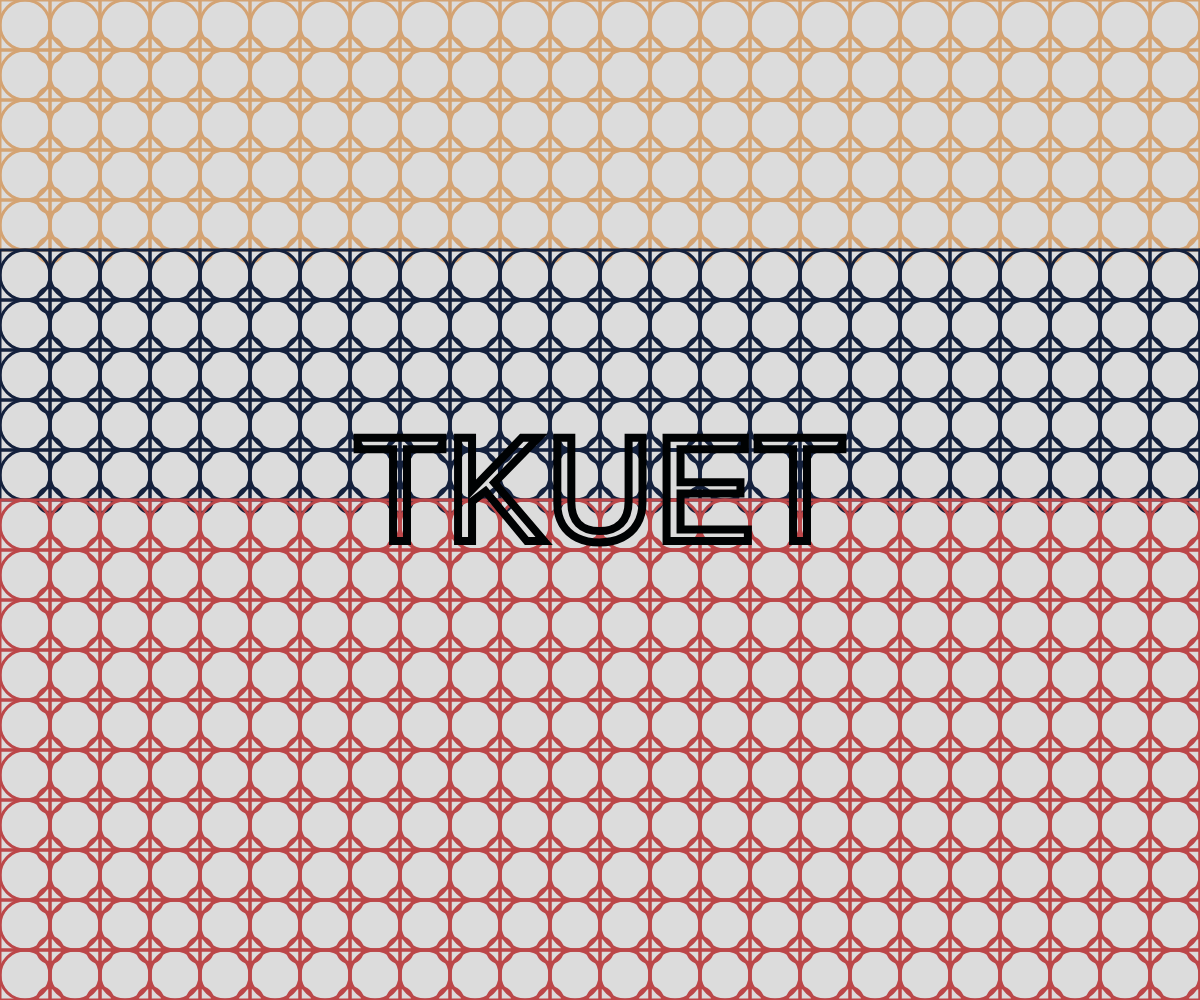
Frame 1 (no input)
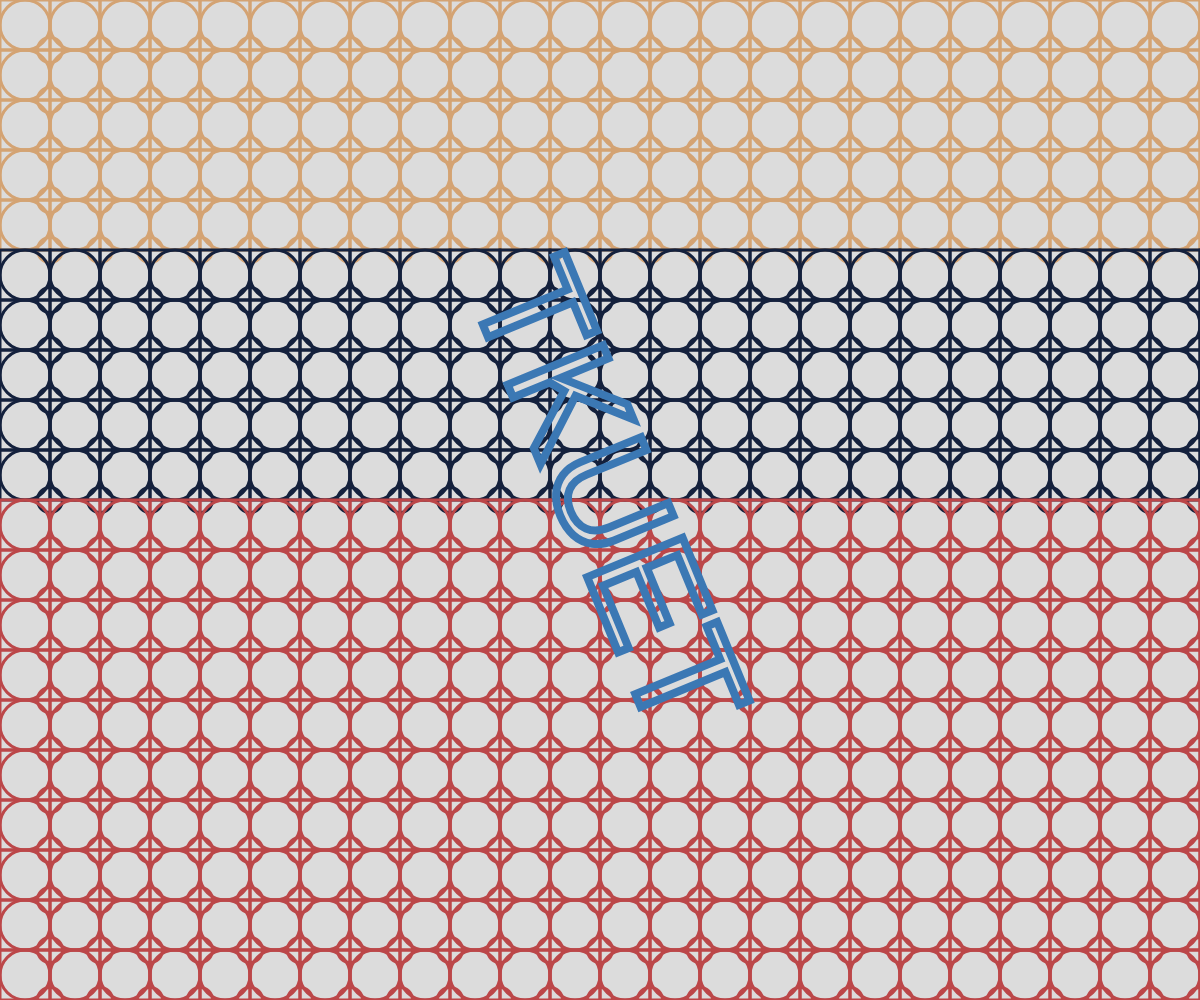
Frame 60 (no input)
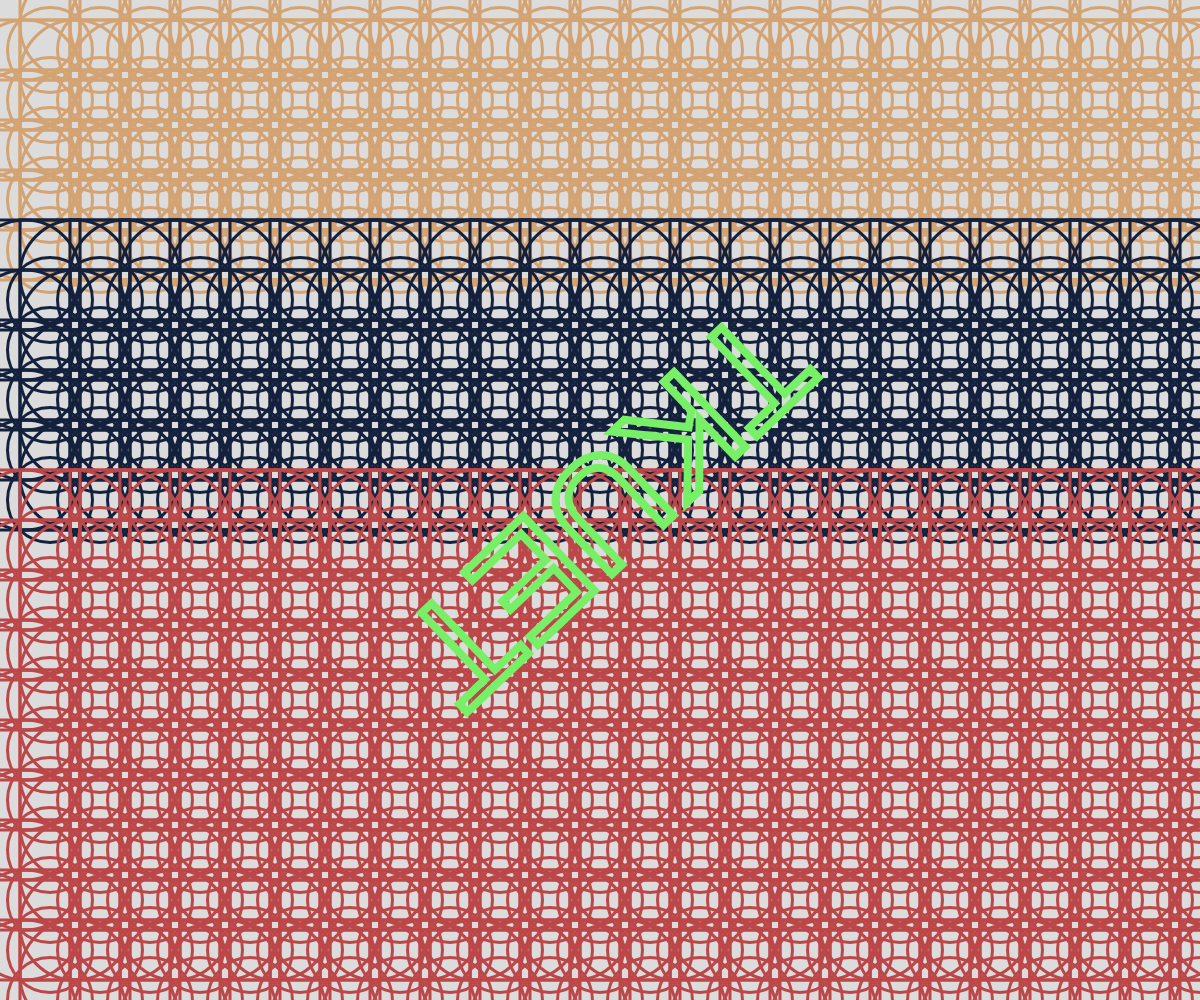
Frame 120 (the mouse pressed at the canvas centre since frame 60)

The p5.js sketch that drew these frames (run headless with seeded random() and noise() and a simulated clock; from frame 60 on, the mouse is pressed at the canvas centre):

// p5.js sketch
// ── sketch.js
let angle = 0;
let r = 255, g = 0, b = 0;

function setup() {
  createCanvas(windowWidth, windowHeight);
  background("#c1121f");
}

function draw() {
  background(220);
  rectMode(CENTER);
  noFill();
  stroke("#003049");
  strokeWeight(3);

  let rect_width = 50 + mouseX / 10;
  let bc_width = 50 + mouseX / 10;
  let sc_width = 25 + mouseX / 10;

  for (let j = 0; j < 20; j++) {
    for (let i = 0; i < 40; i++) {

      if (j < 5) {
        stroke("#d4a373");
      } else if (j < 10) {
        stroke("#14213d");
      } else {
        stroke("#bc4749");
      }
      
      ellipse(25 + 50 * i, 25 + 50 * j, bc_width);
      rect(25 + 50 * i, 25 + 50 * j, rect_width);
      ellipse(50 + 50 * i, 50 + 50 * j, sc_width);
    }
  }

  // 更新 RGB 顏色值
  r = (r + 1) % 256;
  g = (g + 2) % 256;
  b = (b + 3) % 256;

  // 設定文字顏色為中空且外框變色
  noFill();
  stroke(r, g, b);
  strokeWeight(8);

  textSize(150);
  textAlign(CENTER, CENTER);
  
  push();
  translate(width / 2, height / 2);
  rotate(angle);
  text('TKUET', 0, 0);
  pop();

  // 增加旋轉角度
  angle += 0.02;
}
